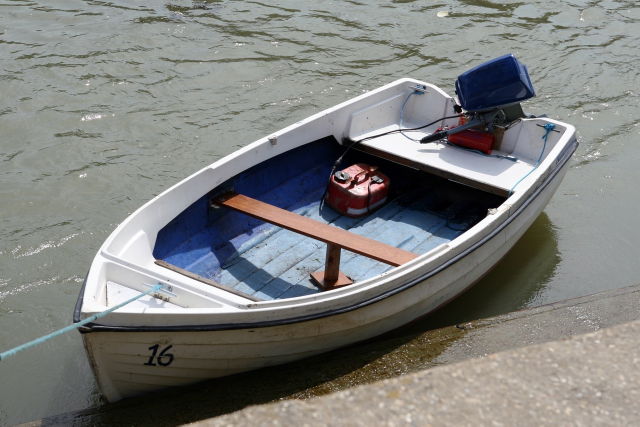
#> input picture HW1/given_data/boat.jpg, 1280 x 853 px (shown at 1/2 size); the run also reads 2 pictures not shown here
$ jupyter execute ee046200_PythonHW1-1.ipynb
#> lines starting #> are read from the running program, lines starting #| are printed output that depends on the picture
#  EE 046200 - Technion - Image Processing and Analysis
----

# Computer Homework 1
---
### <span style="color:red"> Due Date: 15.05.25 </span>

##  Submission guidelines
---

### READ THIS CAREFULLY

*	**Please notice:** Some of the exercises contain questions on topics that are yet to be taught in the lecture or the frontal exercises. You may consider them as background or preparation questions to the topic before learning about it in class, or you may wait until the topic is taught, and solve only the questions on the topics you already learned.
*	**Avoid unethical behavior.** This includes plagiarism, not giving credit to source code you decide to use, and false reporting of results. Consulting with friends is allowed and even recommended, but you must write the code on your own, independently of others. The staff will treat unethical behavior with the utmost severity. **!אנא המנעו מהתנהגות שאינה אתית והעתקות**
*	Code submission in **Python only**.
    You can choose your working environment:
    * You can work in a Jupyter Notebook , locally with <a href="https://www.anaconda.com/distribution/">Anaconda</a> (the course's computer HW will not require a GPU).
    * You can work in a Python IDE such as <a href="https://www.jetbrains.com/pycharm/">PyCharm</a> or <a href="https://code.visualstudio.com/">Visual Studio Code</a>. Both also allow opening/editing Jupyter Notebooks.
*	The exercise must be submitted **ALONE** (unless the computer homework grader approved differently) until **<span style="color:red"> Thursday 15.05.2025 at 23:55</span>**.
*	The exercise will be submitted via Moodle in the following form:
    You should submit two **separated** files:
    * A report file (visualizations, discussing the results and answering the questions) in a `.pdf` format, with the name `hw1_id1.pdf` where `id1` is the ID number of the submitting student.
        * Be precise, we expect on point answers. But don't be afraid to explain you statements (actually, we expect you to).
        * Even if the instructions says "Show/Display...", you still need to explain what are you showing and what can be seen.
        * No other file-types ( `.docx` , `.html` , ...) will be accepted
    * A compressed `.zip` file, with the name: `hw1_id1.zip` which contains:
        * A folder named `code` with all the code files inside ( `.py` or `.ipynb` ONLY!)
            *	The code should be reasonably documented, especially in places where non-trivial actions are performed.
            *	Make sure to give a suitable title (informative and accurate) to each image or graph, and also to the axes. Ensure that graphs and images are displayed in a sufficient size to understand their content (and maintain the relationship between the axes - do not distort them).
        * A folder named `my_data`, with all the files required for the code to run (your own images/videos). make sure to refer to your input files in the code locally. i.e. (if the code is in 'code' directory, and the input file is in a parallel 'my_data' directory:
            `img = cv2.imread('../my_data/my_img.jpg')`
        * **DO NOT** include the given input data in the zip. The code should refer to the given input data as it is located in a folder named `given_data`. i.e.:
            `img = cv2.imread('../given_data/given_img.jpg')`
*	If you submit your solution after the deadline, 4 points will be reduced automatically for each of the days that have passed since the submission date (unless you have approved it with the course staff before the submission date). Late submission will be done directly to the computer homework grader via mail, and not via Moodle.
*	Several Python, numpy, openCV reference files are attached in the Moodle website, and you can of course also use the Internet's help.
*	Questions about the **computer** exercise can be directed to the computer homework grader through the relevant Moodle forum or by email **and not during the workshop hours**.

##  General Notes:
---
### The ‘imshow’ function:
Full name: `matplotlib.axes.Axes.imshow`

The ‘imshow’ function is used to display images. The function expects to get a matrix whose members are in "discrete" `unit8` format (in the range [0,255]) or in "continuous" `float` format (in the range [0,1]). the dynamic range is determined by the format. These formats are acceptable for images.

### Discrete Fourier Transform:
2-dimentional discrete Fourier transform (2D-DFT) in numpy is done using the function `np.fft.fft2`. After the transform, use `np.fft.fftshift` to bring the low frequencies to the center of the transform image.

**IMPORTANT NOTE:** When using `fftshift` after `fft2`, you must not forget to use `ifftshift` before performing the inverse transform `ifft2`. In addition, there is no need to convert the image to double before the transform.

**Convenient representation scale for transformation:** Note that displaying the amplitude of the transform on a log scale: `np.log(1 + np.abs(...))` allows large and small values to be seen in the same image. This overcomes the contrast problem created by the Fourier transform.

[cell 1]
# imports for the HW
import numpy as np
import matplotlib.pyplot as plt
import cv2

##  Part 1 - Histograms and Point Operations
---

During this part we will use the boat image in the `given_data` directory.

### 1.a - Histogram

In this section, you are rquired to load the image `given_data/boat.jpg` in grayscale and display the image and its histogram, using `fig.addsubplot` function.

Explain in your report what do you observe in the histogram.

[cell 2]
def show_gray_image_and_hist(image, title='Grayscale Image', bins=256):

    fig = plt.figure(figsize=(8, 4))

    #image plot
    ax1 = fig.add_subplot(1, 2, 1)
    ax1.imshow(image, cmap='gray')
    ax1.set_title(title)
    ax1.axis('off')

    #histogram plot
    ax2 = fig.add_subplot(1, 2, 2)
    ax2.hist(image.ravel(), bins=bins, range=[0, 256])
    ax2.set_title('Histogram')

    plt.tight_layout()
    plt.show()

[cell 3]
boat = cv2.imread('../given_data/boat.jpg', cv2.IMREAD_GRAYSCALE)
show_gray_image_and_hist(boat)

### 1.b - Negative

Implement the function `negative_img` function.

[cell 4]
def negative_img(img):

    # ====== YOUR CODE: ======
    neg_img = 255 - img #inverted pixel values
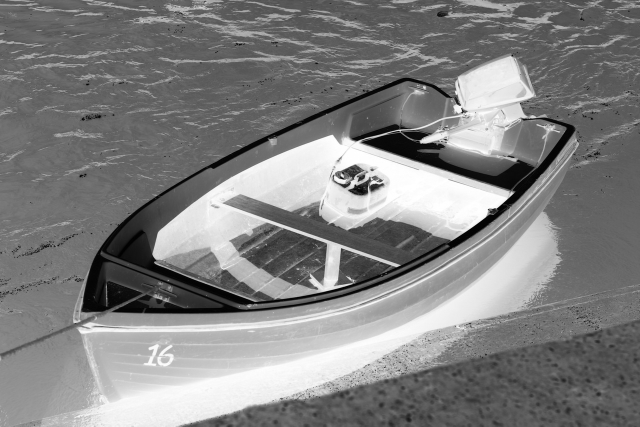
#> neg_img: shape (853, 1280) (shown at 1/2 size); min 0, max 255, mean 129
    # ========================
    return neg_img

Now, apply the function `negative_img` on the boat image, and display the negative image result and its histogram.

What do we expect to observe in the new image? What do we expect to observe in the new image's histogram?

[cell 5]
img = negative_img(cv2.imread('../given_data/boat.jpg', cv2.IMREAD_GRAYSCALE))
show_gray_image_and_hist(img, title='negative image')
#> call 2 of show_gray_image_and_hist, with title = 'negative image', bins = 256
#> in show_gray_image_and_hist (call 2), `plt.show()`:
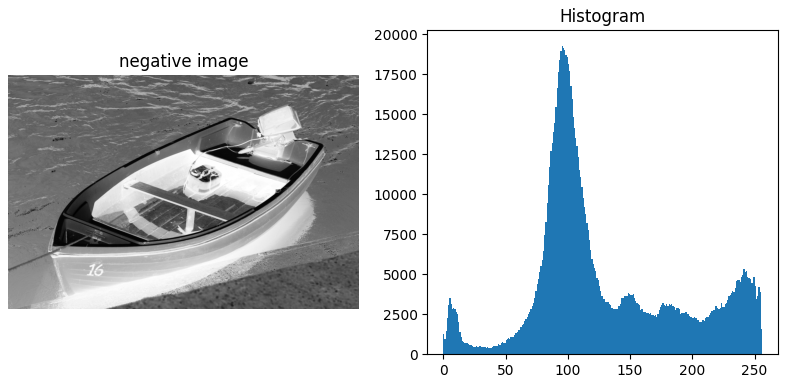
#> figure drawn by matplotlib, 2 panels; panel 2: tallest bar 19273 high, from x = 95 to 96

### 1.c - Contrast Enhancement

Implement the `contrast_enhancement` function, using the formula:

$$f_{out} = \frac{f_{in} - a}{b - a} $$

Where:
* $f_{in}$ is the input image.
* $a$ is the minimum value of the grayscale input image.
* $b$ is the maximum value of the grayscale input image.

You can use `np.min(), np.max()` to find $a, \ b$.

[cell 6]
def contrast_enhancement(img: np.ndarray):
    """
    Perform contrast enhancment on the given img.
    :param img: An input grayscale image - ndarray of uint8 type.
    :return:
        contrast_enhanced_img: An output grayscale image after applying contrast enhancment -
                      uint8 ndarray of size [H x W x 1]
    """
    # ====== YOUR CODE: ======
    a = np.min(img)
#> a = 0
    b = np.max(img)
#> b = 255

    #apply formula
    img_enhanced = (img - a)/(b - a)

    #return to grayscale uint8 ndarray
    contrast_enhanced_img = (img_enhanced * 255).astype(np.uint8)
    # ========================
    return contrast_enhanced_img

Now, apply the function `contrast_enhancement` on the boat image. Afterwards display the contrast enhanced image result and its histogram.

Can you observe any difference in the image? Can you observe any difference in its histogram? Explain the results.

[cell 7]
gray = cv2.imread('../given_data/boat.jpg', cv2.IMREAD_GRAYSCALE)
img = contrast_enhancement(gray)
show_gray_image_and_hist(img, title='contarst image')

Load the image `given_given_data/boat_brighetened.jpg` as a grayscale image, using `cv2.imread('./given_data/boat_brightened.jpg', cv2.IMREAD_GRAYSCALE)` (This is possible since the image itself is saved in grayscale).

Now, apply the `contrast_enhancement` function on the `given_data/boat_brighetened.jpg`, and compare the results against applying contrast enhancement on the original boat image.

[cell 8]
bright_gray = cv2.imread('../given_data/boat_brightened.jpg', cv2.IMREAD_GRAYSCALE)
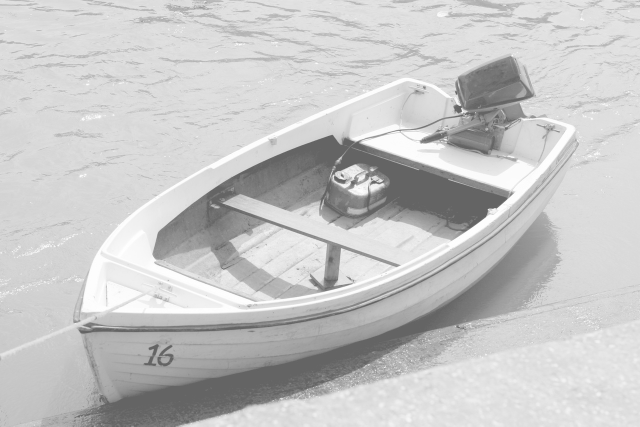
#> input picture HW1/given_data/boat_brightened.jpg, 1280 x 853 px (shown at 1/2 size)
#> bright_gray is the input picture: shape (853, 1280); min 94, max 255, mean 198.2
img = contrast_enhancement(bright_gray)
#> in contrast_enhancement (call 2), `a = np.min(img)`: a = 94
#> in contrast_enhancement (call 2), `img_enhanced = (img - a)/(b - a)`:
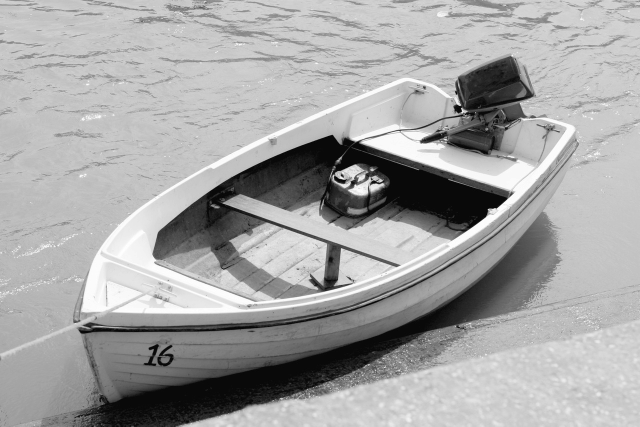
#> img_enhanced: shape (853, 1280) float64 (shown at 1/2 size); min 0, max 1, mean 0.647
show_gray_image_and_hist(img, title='contarst image')

### 1.d - Gamma Correction

Implement the `gamma_correction` function.

[cell 9]
def gamma_correction(img, gamma):
    """
    Perform gamma correction on a grayscale image.
    :param img: An input grayscale image - ndarray of uint8 type.
    :param gamma: the gamma parameter for the correction.
    :return:
        gamma_img: An output grayscale image after gamma correction -
                   uint8 ndarray of size [H x W x 1].
    """
#> called with gamma = 0.3
    # ====== YOUR CODE: ======
    # normalize to [0,1]
    img_norm = img / 255
    #apply gamma factor
    img_gamma_fac = np.power(img_norm, gamma)
    # scale back to [0, 255]
    gamma_img = (img_gamma_fac * 255).astype(np.uint8)
    # ========================

    return gamma_img

Apply Gamma correction on the original boat image using the following possible operations:
1. Gamma correction with $\gamma=0.3$
1. Gamma correction with $\gamma=1.7$

Display the grayscale output image for each of the mappings. Furthermore, plot the corresponding histogram per output image.

Explain the results.

[cell 10]
original_img = cv2.imread('../given_data/boat.jpg', cv2.IMREAD_GRAYSCALE)
gamma = 0.3
img = gamma_correction(original_img, gamma)
show_gray_image_and_hist(img, title='gamma0.3 image')
#> in show_gray_image_and_hist (call 5), `plt.show()`:
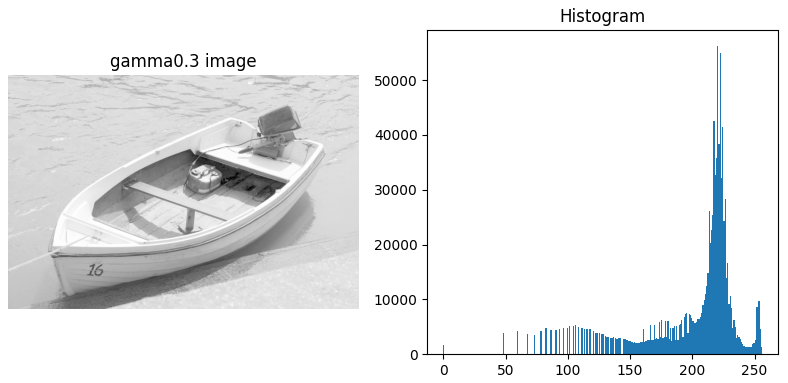
#> figure drawn by matplotlib, 2 panels; panel 2: tallest bar 56272 high, from x = 220 to 221

[cell 11]
original_img = cv2.imread('../given_data/boat.jpg', cv2.IMREAD_GRAYSCALE)
gamma = 1.7
img = gamma_correction(original_img, gamma)
#> call 2 of gamma_correction, with gamma = 1.7
#> in gamma_correction (call 2), `img_gamma_fac = np.power(img_norm, gamma)`:
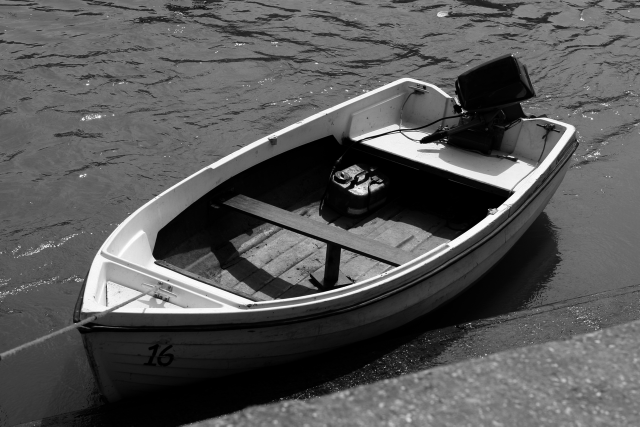
#> img_gamma_fac: shape (853, 1280) float64 (shown at 1/2 size); min 0, max 1, mean 0.344
show_gray_image_and_hist(img, title='gamma1.7 image')
#> in show_gray_image_and_hist (call 6), `plt.show()`:
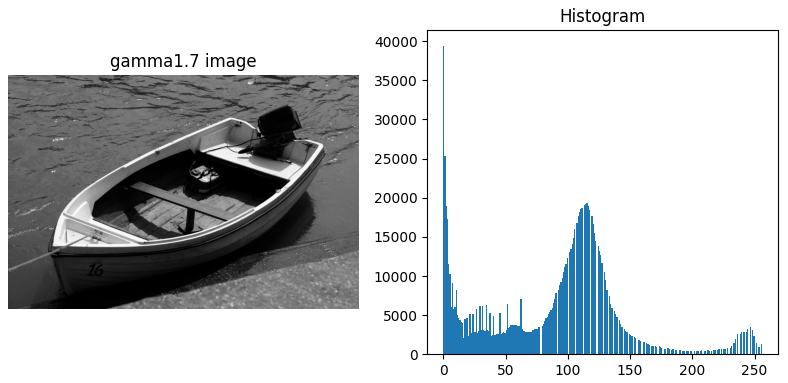
#> figure drawn by matplotlib, 2 panels; panel 2: tallest bar 39417 high, from x = 0 to 1

### 1.e - Average & Median Filters

In this section, you are going to apply average & median filters, and compare their visual results.
Since the boat image is an authentic image, i.e. captured by a camera, there is noise in the image that can be modeled as additive noise. We'll apply average and median filters to see their effect on the image.

First, let's apply an average filter on the boat image, by using kernel $K$ and the opencv function `cv2.filter2D` where:
$$K=\frac{1}{9}\cdot\begin{pmatrix}1 & 1 & 1 \\ 1 & 1 & 1 \\ 1 & 1 & 1 \end{pmatrix}$$

Display the resulting image after filtering, and its histogram. Explain the results.

[cell 12]
#kernel
kernel_3x3 = np.ones((3, 3), np.float32) / 9

#apply filter
avg_3x3 = cv2.filter2D(gray, -1, kernel_3x3)

show_gray_image_and_hist(avg_3x3, title='3x3 average filter')

Repeat the process, but now use an averaging filter with `9x9` kernel. Pay attention to the normalization term.

[cell 13]
#kernel
kernel_9x9 = np.ones((9, 9), np.float32) / 81

#apply filter
avg_9x9 = cv2.filter2D(gray, -1, kernel_9x9)
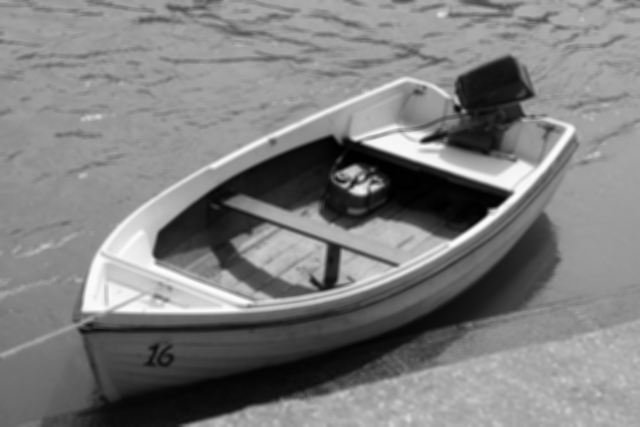
#> avg_9x9: shape (853, 1280) (shown at 1/2 size); min 0, max 252, mean 126

show_gray_image_and_hist(avg_9x9, title='9x9 average filter')

Apply A median filter on the boat image using `cv2.medianBlur` function with `9x9` kernel.

[cell 14]
#apply filter
median_f = cv2.medianBlur(gray, 9)

show_gray_image_and_hist(median_f, title='9x9 median filter')
#> in show_gray_image_and_hist (call 9), `plt.show()`:
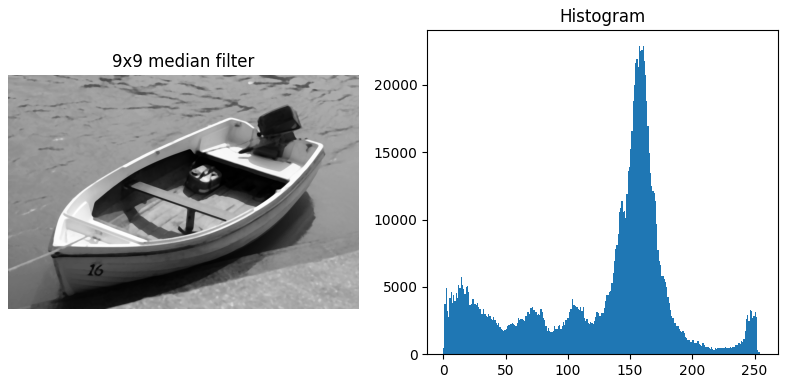
#> figure drawn by matplotlib, 2 panels; panel 2: tallest bar 22914 high, from x = 160 to 161

Compare the images resulted from both filters with the original image.

Report the phenomena you observe. What will happen if you increase/decrease the kernel size?

## Part 2 - Frequency and Symmetry in Images
### 🧠 Symmetry and Frequency-Domain Filtering

Let $ f(x, y) $ be a **spatially symmetric image**, meaning the image is invariant under any rotation around its center: \
Let $R_{\theta}$ be a rotational transformation operator that takes an image $I$ and returns an image $\tilde{I}$ rotated by $\theta$ radians.
$$
f(x, y) = f(R_{\theta}(x, y))
$$

This implies that the image depends only on the **distance from the origin** (radial coordinate $ r $), and not on angle $ \theta$:

$$
f(x, y) = f(r), \quad r = \sqrt{x^2 + y^2}
$$

---

#### 🔍 Task 2.a, Show:
1. The 2D Fourier Transform $ F(u, v) $ of a spatially symmetric image has a **radially symmetric magnitude**:
   $$
   |F(u, v)| = |F(\rho)|, \quad \rho = \sqrt{u^2 + v^2}
   $$
2. Any **directional low-pass filter** (e.g., X-axis or Y-axis) introduces anisotropy in the frequency domain.
3. Therefore, the **optimal low-pass filter** that preserves the structure of spatially symmetric images must be **radially symmetric**.

✅ **Conclusion**: Circular low-pass filters are optimal for spatially symmetric images.

### 📘 Polar Harmonic Eigenfunctions
In this code you will use a set of functions, we will call them $f_{n,m}$. As far as you need to concern yourself, they are good functions to describe 2D spatially symmetric data (They work over polar coordinates). You will use them in the exercise by simply calling 'generate_polar_image(n,m)'.
Important:
- When $ n = 0 $: The function is **radially symmetric** (no angular dependence).
- When $ n > 0 $: The image gains **azimuthal structure**, breaking radial symmetry.

#### Advanced Explanation (not mandatory):
The eigenfunctions of the 2D Laplacian in **polar coordinates** (with Dirichlet boundary conditions on a disk) are given by:

$$
f_{n,m}(r, \theta) = J_n(k_{n,m} r) \cdot \cos(n\theta) \quad \text{or} \quad J_n(k_{n,m} r) \cdot \sin(n\theta)
$$

Where:
- $ J_n $: Bessel function of the first kind, order $ n $
- $ k_{n,m} $: the $ m $-th zero of $ J_n $
- $ r \in [0, 1] $, $ \theta \in [0, 2\pi] $

---

We'll use these eigenfunctions to generate images and study the effect of symmetry on filtering.

[cell 15]
from scipy.special import jn, jn_zeros
import numpy as np
import matplotlib.pyplot as plt

def generate_polar_image(n, m, size=256):
    r = np.linspace(0, 1, size)
    theta = np.linspace(0, 2 * np.pi, size)
    R, Theta = np.meshgrid(r, theta)

    # bessel
    zero = jn_zeros(n, m)[-1]
    radial = jn(n, zero * R)


    if n == 0:
        img = radial
    else:
        img = radial * np.cos(n * Theta)

    #  polar to cartesian
    X = R * np.cos(Theta)
    Y = R * np.sin(Theta)


    from scipy.interpolate import griddata
    x_lin = np.linspace(-1, 1, size)
    y_lin = np.linspace(-1, 1, size)
    X_grid, Y_grid = np.meshgrid(x_lin, y_lin)
    points = np.vstack((X.flatten(), Y.flatten())).T
    values = img.flatten()
    img_cart = griddata(points, values, (X_grid, Y_grid), method='cubic', fill_value=0)

    return img_cart

### ✅ Task 2.b

Pick at least **4 combinations of (n, m)**:
- At least **2** where $ n = 0 $ (pure radial symmetry)
- At least **2** where $ n > 0 $ (angular dependence)
- The rest are up to you — experiment with symmetry and asymmetry

Take a picture of something that looks like it has spatial symmetry around you (as much as you can), save it in `my_data/` folder and load it to perform the following tasks on it.

Use the `generate_polar_image(n, m)` function to create and display them.

[cell 16]
# Bessel images
combinations = [(0, 1), (0, 3), (6, 1), (10, 5)]
titles = [f"n={n}, m={m}" for n, m in combinations]
bessel_images = [generate_polar_image(n, m) for n, m in combinations]

# orange image
orange = cv2.imread('../my_data/orange.jpg', cv2.IMREAD_GRAYSCALE)
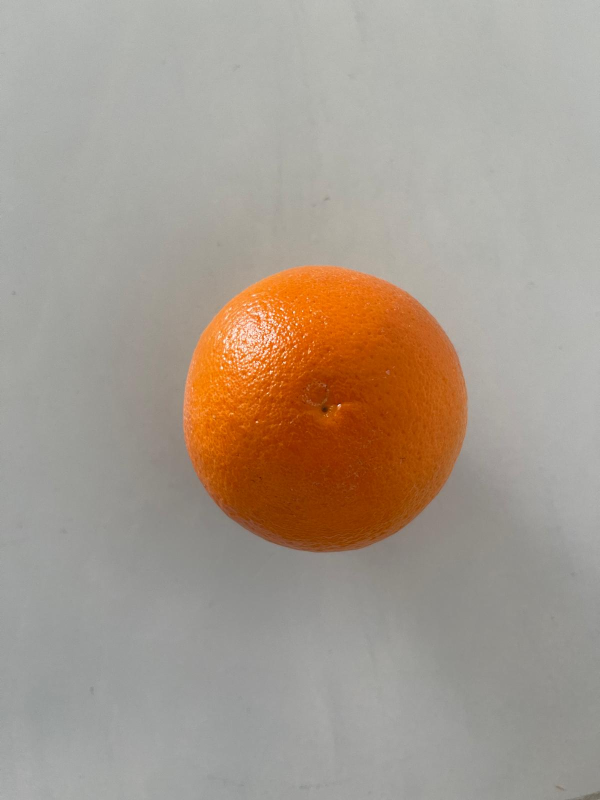
#> input picture HW1/my_data/orange.jpg, 1200 x 1600 px (shown at 1/2 size)
orange = cv2.resize(orange, (256, 256))  # Resize to match
#> orange: shape (256, 256)
#> (the rest of the program and of its run is left out)
